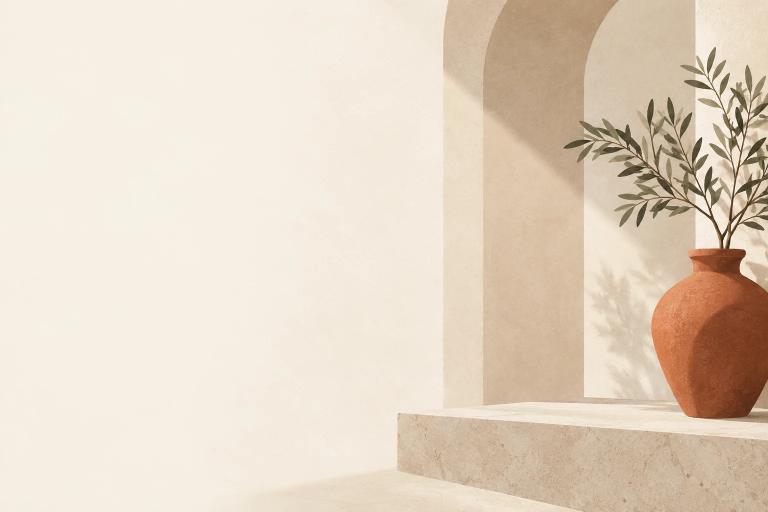
#> input picture assets/img/about-alcove-v1.webp, 1536 x 1024 px, given in place of t-image-2-5-sunburst_use amara to gi_2026-09-30T21_17_52.png, which was not available (shown at 1/2 size)
$ python build_assets.py
#> lines starting #> are read from the running program, lines starting #| are printed output that depends on the picture; pictures that were not available may be replaced by others from this repository, and a replacement may not be noted
import os
from PIL import Image, ImageOps

DL = r"C:\Users\User\Downloads"
OUT = r"C:\Users\User\hermes-work\fjmk\assets\img"
os.makedirs(OUT, exist_ok=True)

def save(name, src, box=None, max_w=1800, q=84, fmt="WEBP"):
#> called with name = 'hero-walk.webp', box = (0, 0, 1, 0.76), max_w = 1100, q = 84, fmt = 'WEBP'
    p = os.path.join(DL, src)
    im = Image.open(p).convert("RGB")
#> im is the input picture: PIL image 1536x1024 RGB; mean R, G, B 227.6, 212.9, 195.3
    W, H = im.size
#> W = 1536; H = 1024
    if box:
        l, t, r, b = box
        im = im.crop((int(l*W), int(t*H), int(r*W), int(b*H)))
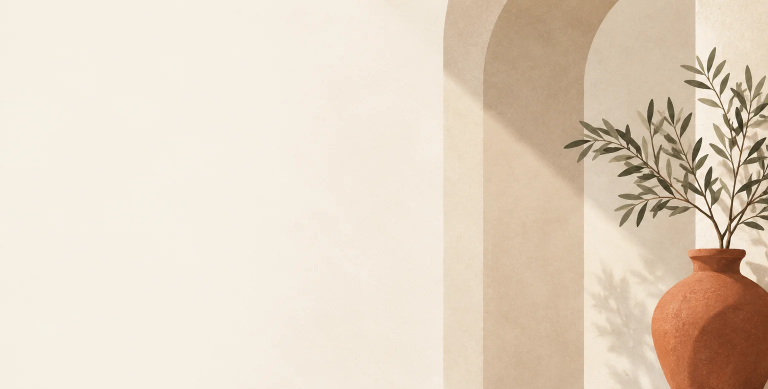
#> im: PIL image 1536x778 RGB (shown at 1/2 size); mean R, G, B 227.7, 213, 195.4
    if im.width > max_w:
        h = int(im.height * max_w / im.width)
#> h = 557
        im = im.resize((max_w, h), Image.LANCZOS)
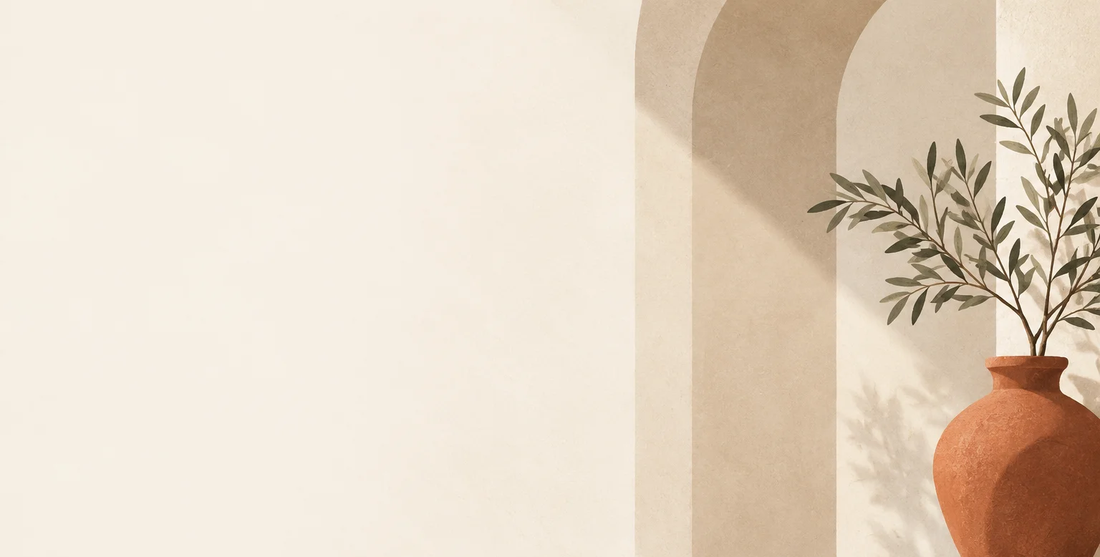
#> im: PIL image 1100x557 RGB; mean R, G, B 227.7, 213, 195.4
    dst = os.path.join(OUT, name)
    im.save(dst, fmt, quality=q, method=6)
    print(f"{name:34s} {im.size[0]}x{im.size[1]}  {os.path.getsize(dst)//1024}KB")
#| hero-walk.webp                     1100x557  22KB

# 1. HERO — walking woman, cream shirt + terracotta trousers.
#    Baked-in caption sits across the lower-centre; crop the bottom off.
save("hero-walk.webp", "ElevenLabs_image_gpt-image-2-5-sunburst_use amara to gi_2026-09-30T21_17_52.png",
     box=(0, 0, 1, 0.76), max_w=1100)

# 2. Street style — cream cardigan, shutter, overcast. Secondary editorial.
save("editorial-street.webp", "ElevenLabs_image_gpt-image-2_Street-style..._2026-09-24T20_35_11.png",
     max_w=1200)
#> call 2 of save, with name = 'editorial-street.webp', max_w = 1200, q = 84, fmt = 'WEBP'
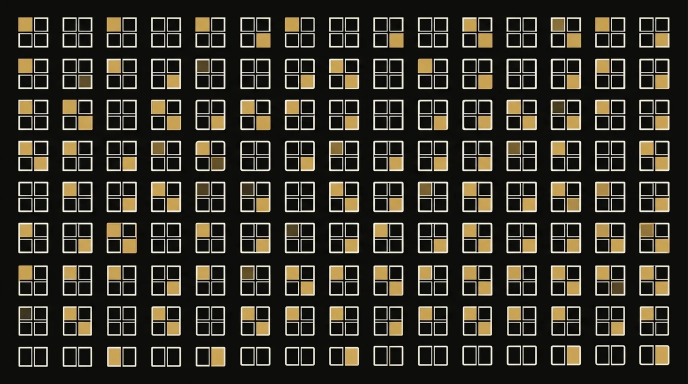
#> input picture assets/img/pattern-grid.webp, 1376 x 768 px, given in place of bs_image_gpt-image-2_Street-style..._2026-09-24T20_35_11.png, which was not available (shown at 1/2 size)
#> in save, im is the input picture: PIL image 1376x768 RGB; mean R, G, B 54.4, 51.1, 41.5
#> in save (call 2), `im = im.resize((max_w, h), Image.LANCZOS)`:
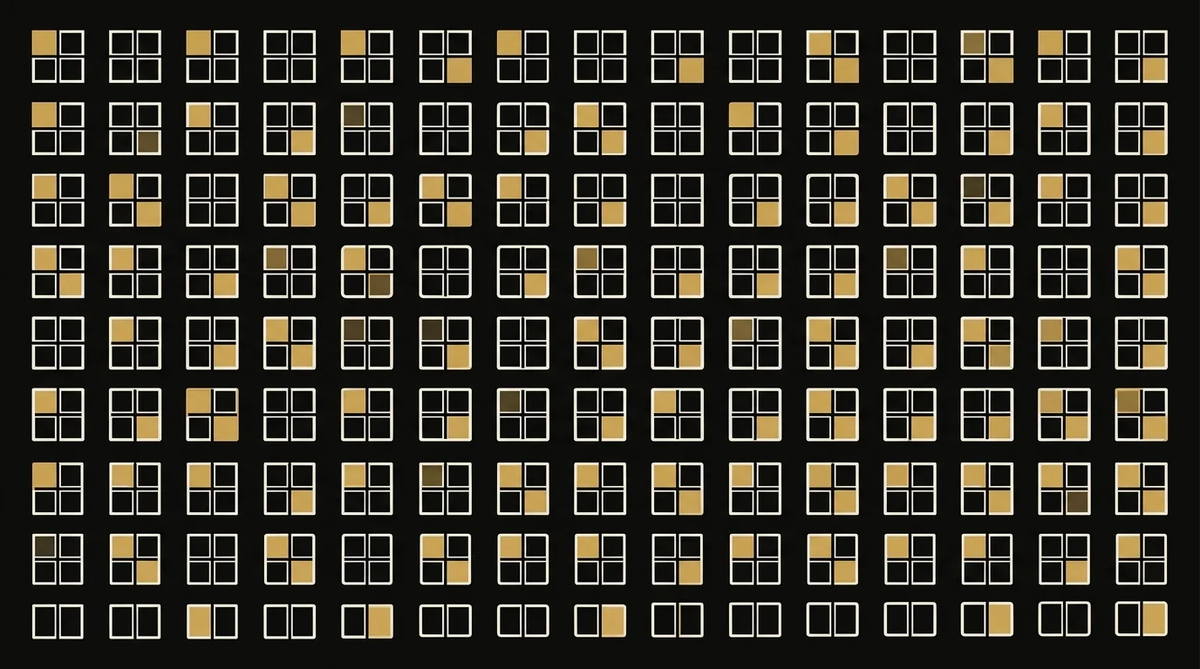
#> im: PIL image 1200x669 RGB; mean R, G, B 54.5, 51.3, 41.9
#| editorial-street.webp              1200x669  63KB

# 3. Warm architectural still life — plaster, doorway, linen, brass. Wide section band.
save("still-life.webp", "ElevenLabs_image_recraft-v4-1-flash_Prompt_ Create _2026-10-08T12_41_18.webp",
     max_w=1800)
#| still-life.webp                    1376x768  70KB

# 4. B&W portrait — turtleneck, hard light. Founder / team portrait.
save("portrait-bw.webp", "ElevenLabs_image_gpt-image-2_a high resol..._2026-09-27T11_12_15.png",
     box=(0.08, 0.06, 0.92, 0.94), max_w=900)
#> (the run stopped early here; a loop or call above may not have finished)
